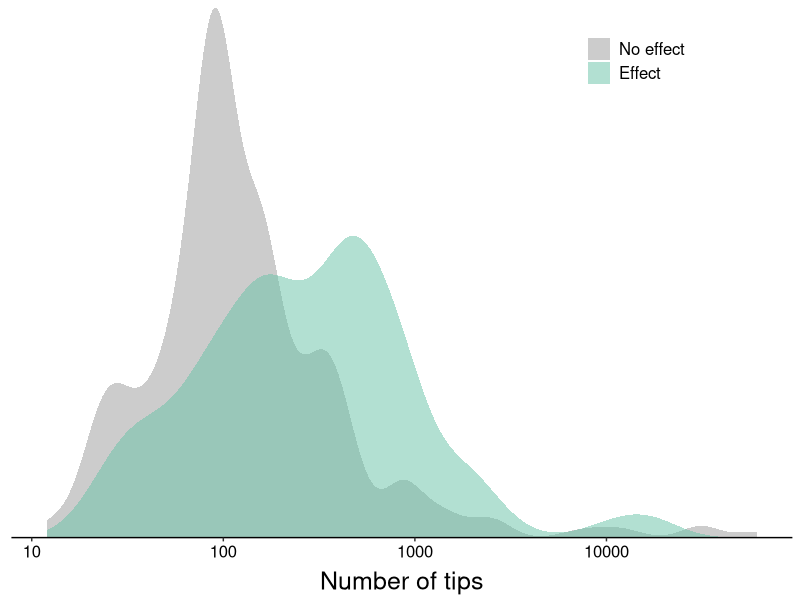
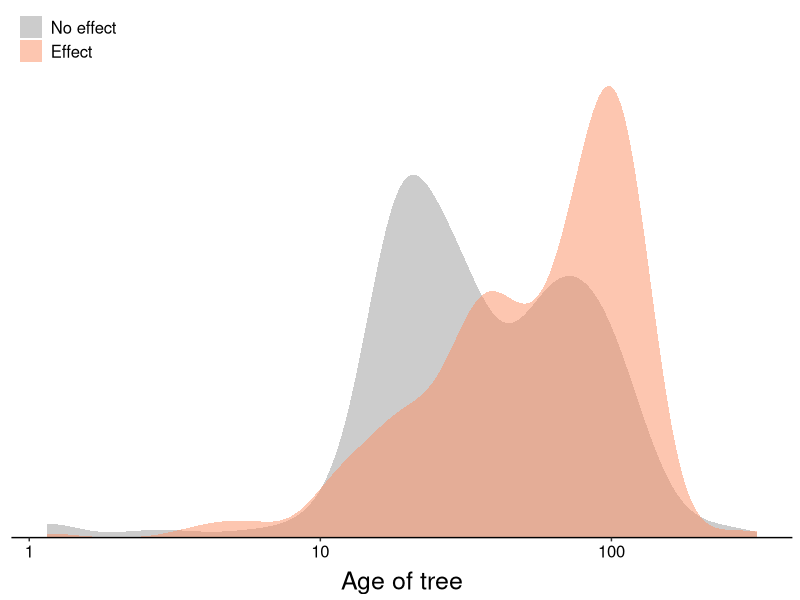
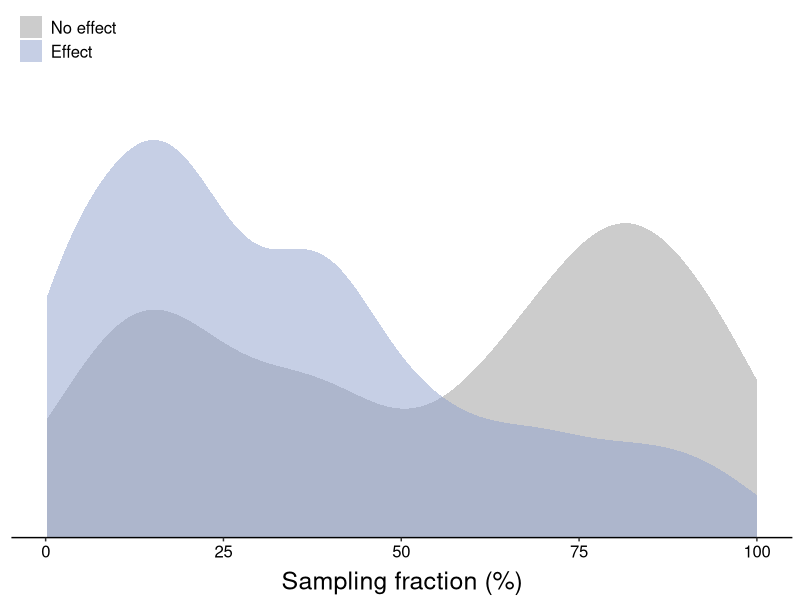
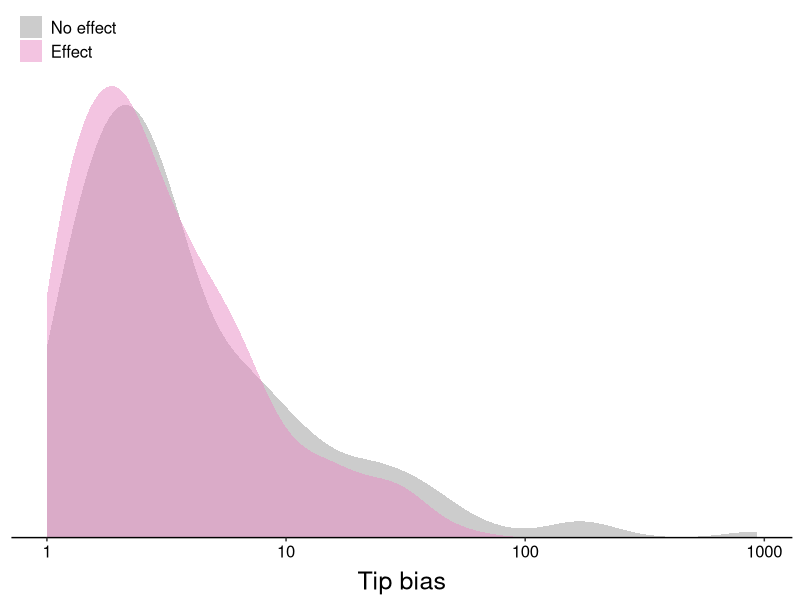
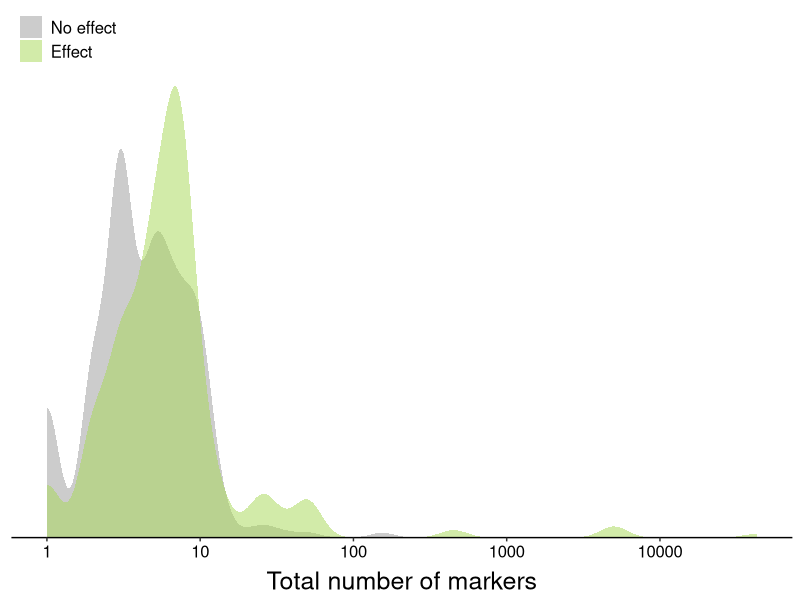
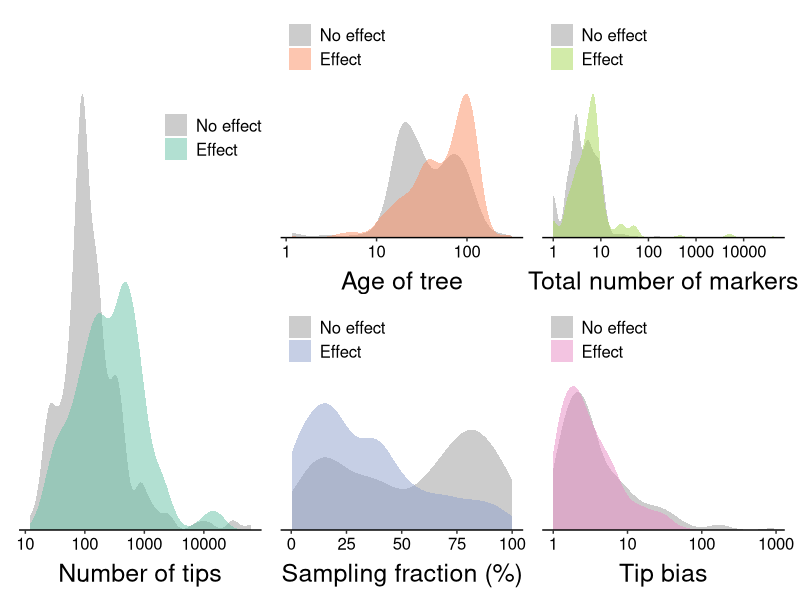
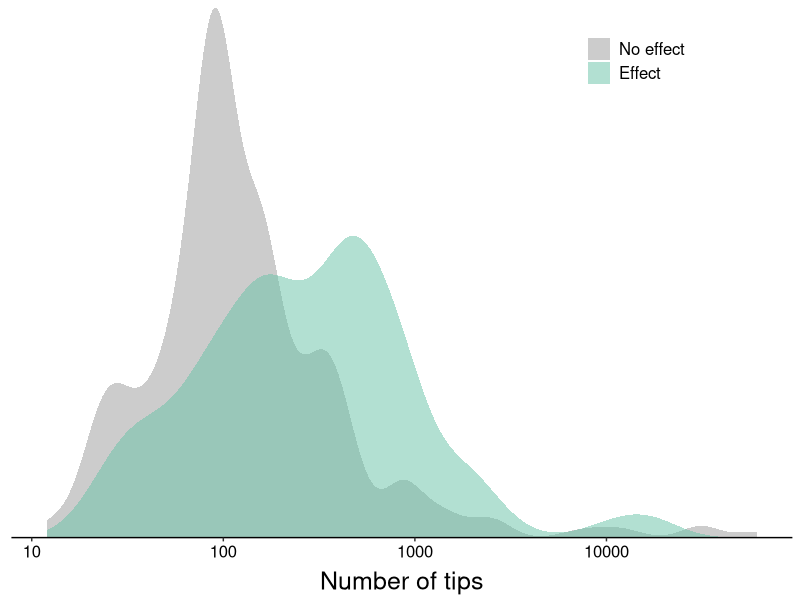
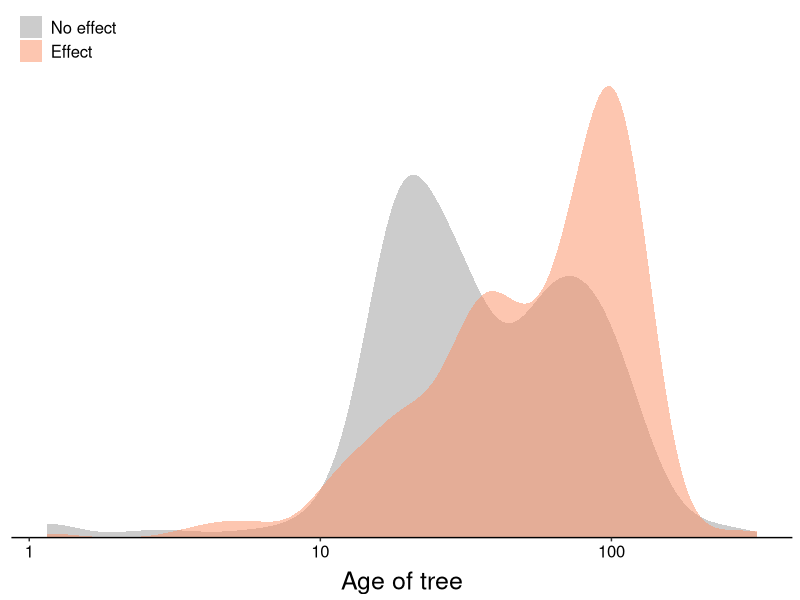

These figures' R source, in order:
###
# Effect of data characteristics on inference of div rate change
###

# Library
#library(viridis)
#library(hrbrthemes)
library(tidyverse)
library(ggplot2)
library(ggridges)
library(patchwork)
library(dplyr)
library(RColorBrewer)

# theme
my_theme = theme(
  text = element_text(size = 12),
  axis.text = element_text(size = 12),
  axis.title.x = element_text(size = 18, margin = margin(
    t = 5,
    r = 0,
    b = 0,
    l = 0
  )),
  #axis.text.x=element_blank(),
  #axis.ticks.x=element_blank(),
  axis.line.x = element_line(),
  axis.title.y = element_blank(),
  axis.text.y = element_blank(),
  axis.ticks.y = element_blank(),
  axis.line.y = element_blank(),
  legend.key = element_blank(),
  legend.title = element_blank(),
  legend.text = element_text(size = 12),
  legend.position = c(0.8, 0.9),
  panel.border = element_blank(),
  panel.grid.minor = element_blank(),
  panel.grid.major = element_blank(),
  panel.background = element_blank()
)


#read in full data frame
df <-
  read.csv("data/sse_review_table - main_table.csv")

#choose the columns you want in model (plus study/model_no for formatting)
df <-
  df[, c(
    'study',
    'model_no',
    'order',
    'trait_level_1',
    'sse_model',
    'tips',
    'year',
    'no_markers',
    'age',
    'age_inferred',
    'perc_sampling',
    'samples_per_state',
    'div_inc'
  )]

#make sure columns are the right type
df$order <- as.factor(df$order)
df$trait_level_1 <- as.factor(df$trait_level_1)
df$sse_model <- as.factor(df$sse_model)
df$year <- as.factor(df$year)
df$perc_sampling <- as.numeric(df$perc_sampling)
df$samples_per_state <- as.numeric(df$samples_per_state)

#sort by study name
df<-df[order(df$study),]

####
#make samples per state into tip bias
####

#make column with combination of study and model for easy categorization
tmp_df <- df %>% tidyr::unite("study_model", 1:2, remove = T)

#reduce dataset to two columns
tmp_df <- tmp_df[, c("study_model", "samples_per_state")]
head(tmp_df)

tmp_df %>% group_by(study_model)

#get max and min values of samples per state for each model
top_df <-
  tmp_df %>% group_by(study_model) %>% slice_max(n = 1,
                                                 order_by = samples_per_state,
                                                 with_ties = F)

head(top_df)

bot_df <-
  tmp_df %>% group_by(study_model) %>% slice_min(n = 1,
                                                 order_by = samples_per_state,
                                                 with_ties = F)

head(bot_df)

#reduce entire dataset to a single binary result per model per study
df2 <- df %>%
  group_by(study, model_no) %>%
  dplyr::slice(which.max(div_inc)) #if 1 is present in comparison there are rate differences, if absent there aren't

#not run
#if multistate models are removed, number of div_inc = 1 should be the same
#df3 <- df[df$sse_model != "MuSSE",]
#df3 <- df3[df3$sse_model != "SecSSE",]
#df3 <- df3[df3$sse_model != "MuHiSSE",]
#df4 <- df2[df2$sse_model != "MuSSE",]
#df4 <- df4[df4$sse_model != "SecSSE",]
#df4 <- df4[df4$sse_model != "MuHiSSE",]
#table(df3$div_inc)
#table(df4$div_inc)

#make div_inc values > 1 (multistate models) = 1
df2$div_inc[df2$div_inc>1]<-1

#make binary trait factor
df2$div_inc <- as.factor(df2$div_inc)

#make sampling fraction %
df2$perc_sampling <- df2$perc_sampling * 100

#check that orders of df2 and top/bot_df match up
setdiff(top_df$study_model,bot_df$study_model)
setdiff(bot_df$study_model,top_df$study_model)
table(df2$study==gsub('(.*)_\\w+', '\\1',top_df$study_model))

#add tip bias column by dividing larger number of tips with state A by smaller number of tips with state B
#multi-state models are therefore largest tip bias possible in the data
df2$tip_bias <- top_df$samples_per_state / bot_df$samples_per_state

###
# plot densities
###

theme_set(my_theme)

options(ggplot2.discrete.fill = c("#999999", brewer.pal(5,"Set2")[1]))

#tips
p1 <-
  ggplot(df2, aes(tips, fill = div_inc, colour = div_inc)) +
  geom_density(alpha = 0.5, color = NA) +
  scale_x_continuous(name = "Number of tips",  trans = "log10") +
  scale_y_continuous(expand = c(0, 0)) +
  scale_fill_discrete(labels = c("No effect", "Effect"))# +
  #annotate(geom="text", x=10, y=1.26, label="(a)",size=6)
p1
ggsave("figures/density_tips.png",
       width = 15,
       height = 10,
       units = 'cm')

#number of measurements
length(na.omit(df2$tips))

options(ggplot2.discrete.fill = c("#999999", brewer.pal(5,"Set2")[2]))

#age
p2 <- ggplot(df2, aes(age, fill = div_inc, colour = div_inc)) +
  geom_density(alpha = 0.5, color = NA) +
  scale_x_continuous(name = "Age of tree",  trans = "log10") +
  scale_y_continuous(expand = c(0, 0)) +
  scale_fill_discrete(labels = c("No effect", "Effect")) +
  theme(legend.position='top',
        legend.justification='left',
       legend.direction='vertical')# +
  #theme(legend.position = "none") +
  #annotate(geom="text", x=1, y=1.48, label="(b)",size=6)
p2
ggsave("figures/density_age.png",
       width = 15,
       height = 10,
       units = 'cm')

#number of measurements
length(na.omit(df2$age))

#perc_sampling
options(ggplot2.discrete.fill = c("#999999", brewer.pal(5,"Set2")[3]))

p3 <-
  ggplot(df2, aes(perc_sampling, fill = div_inc, colour = div_inc)) +
  geom_density(alpha = 0.5, color = NA) +
  scale_x_continuous(name = "Sampling fraction (%)") +
  scale_y_continuous(expand = c(0, 0),limits=c(0,0.02)) +
  scale_fill_discrete(labels = c("No effect", "Effect")) +
  #theme(legend.position = "none") +
  theme(legend.position='top',
        legend.justification='left',
        legend.direction='vertical')# +
  #annotate(geom="text", x=0, y=0.0195, label="(d)",size=6)
p3
ggsave("figures/density_sampling.png",
       width = 15,
       height = 10,
       units = 'cm')

#number of measurements
length(na.omit(df2$perc_sampling))

#tip bias
#there are some extreme tip values that are fall outside the scale
options(ggplot2.discrete.fill = c("#999999", brewer.pal(5,"Set2")[4]))

#get rid of studies where there are inf values for tip bias
df3<-as.data.frame(df2)
df3<-df3[df3$tip_bias<100000,]

p4 <- ggplot(df3, aes(tip_bias, fill = div_inc, colour = div_inc)) +
  geom_density(alpha = 0.5, color = NA) +
  scale_x_continuous(name = "Tip bias",  trans = "log10") +
  scale_y_continuous(expand = c(0, 0)) +
  scale_fill_discrete(labels = c("No effect", "Effect")) +
  #theme(legend.position = "none") +
  theme(legend.position='top',
        legend.justification='left',
        legend.direction='vertical')# +
#  annotate(geom="text", x=1, y=1.16, label="(e)",size=6)

p4
ggsave("figures/density_tipbias.png",
       width = 15,
       height = 10,
       units = 'cm')


#number of measurements
length(na.omit(df2$tip_bias))

#number of markers
options(ggplot2.discrete.fill = c("#999999", brewer.pal(5,"Set2")[5]))

p5 <-
  ggplot(df2, aes(no_markers, fill = div_inc, colour = div_inc)) +
  geom_density(alpha = 0.5, color = NA) +
  scale_x_continuous(name = "Total number of markers",  trans = "log10") +
  scale_y_continuous(expand = c(0, 0)) +
  scale_fill_discrete(labels = c("No effect", "Effect")) +
  #theme(legend.position = "none") +
  theme(legend.position='top',
        legend.justification='left',
        legend.direction='vertical')# +
  #annotate(geom="text", x=1, y=1.575, label="(c)",size=6)

p5
ggsave("figures/density_markers.png",
       width = 15,
       height = 10,
       units = 'cm')

#number of measurements
length(na.omit(df2$no_markers))

###
#arrange plots together
###

p1 | p2 / p3 | p5 / p4

ggsave("figures/densities_all.png",
       width = 30,
       height = 20,
       units = 'cm')
